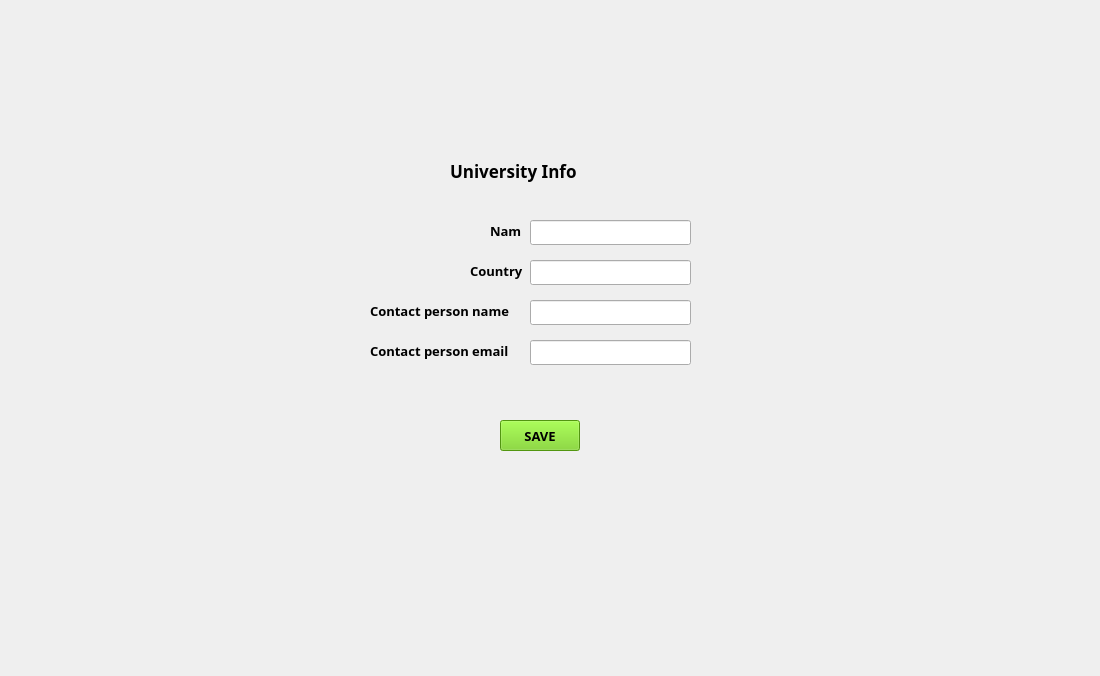
<?xml version="1.0" encoding="UTF-8"?>
<ui version="4.0">
 <class>Form</class>
 <widget class="QWidget" name="Form">
  <property name="geometry">
   <rect>
    <x>0</x>
    <y>0</y>
    <width>1100</width>
    <height>676</height>
   </rect>
  </property>
  <property name="windowTitle">
   <string>Form</string>
  </property>
  <property name="styleSheet">
   <string notr="true">background-image: url(:/triupd.png);</string>
  </property>
  <widget class="QLabel" name="title_label">
   <property name="geometry">
    <rect>
     <x>450</x>
     <y>150</y>
     <width>161</width>
     <height>41</height>
    </rect>
   </property>
   <property name="font">
    <font>
     <family>Courier 10 Pitch</family>
     <pointsize>13</pointsize>
     <weight>75</weight>
     <bold>true</bold>
    </font>
   </property>
   <property name="styleSheet">
    <string notr="true">background:transparent;</string>
   </property>
   <property name="text">
    <string>University Info</string>
   </property>
  </widget>
  <widget class="QLabel" name="label_name">
   <property name="geometry">
    <rect>
     <x>490</x>
     <y>220</y>
     <width>31</width>
     <height>21</height>
    </rect>
   </property>
   <property name="font">
    <font>
     <family>Courier 10 Pitch</family>
     <pointsize>10</pointsize>
     <weight>75</weight>
     <bold>true</bold>
    </font>
   </property>
   <property name="styleSheet">
    <string notr="true">background:transparent;</string>
   </property>
   <property name="text">
    <string>Name</string>
   </property>
  </widget>
  <widget class="QLabel" name="label_country">
   <property name="geometry">
    <rect>
     <x>470</x>
     <y>260</y>
     <width>54</width>
     <height>21</height>
    </rect>
   </property>
   <property name="font">
    <font>
     <family>Courier 10 Pitch</family>
     <pointsize>10</pointsize>
     <weight>75</weight>
     <bold>true</bold>
    </font>
   </property>
   <property name="styleSheet">
    <string notr="true">background:transparent;</string>
   </property>
   <property name="text">
    <string>Country</string>
   </property>
  </widget>
  <widget class="QLabel" name="label_contactName">
   <property name="geometry">
    <rect>
     <x>370</x>
     <y>300</y>
     <width>151</width>
     <height>21</height>
    </rect>
   </property>
   <property name="font">
    <font>
     <family>Courier 10 Pitch</family>
     <pointsize>10</pointsize>
     <weight>75</weight>
     <bold>true</bold>
    </font>
   </property>
   <property name="styleSheet">
    <string notr="true">background:transparent;</string>
   </property>
   <property name="text">
    <string>Contact person name</string>
   </property>
  </widget>
  <widget class="QLabel" name="label_contactEmail">
   <property name="geometry">
    <rect>
     <x>370</x>
     <y>340</y>
     <width>161</width>
     <height>21</height>
    </rect>
   </property>
   <property name="font">
    <font>
     <family>Courier 10 Pitch</family>
     <pointsize>10</pointsize>
     <weight>75</weight>
     <bold>true</bold>
    </font>
   </property>
   <property name="styleSheet">
    <string notr="true">background:transparent;</string>
   </property>
   <property name="text">
    <string>Contact person email</string>
   </property>
  </widget>
  <widget class="QLineEdit" name="lineEdit_name">
   <property name="geometry">
    <rect>
     <x>530</x>
     <y>220</y>
     <width>161</width>
     <height>25</height>
    </rect>
   </property>
  </widget>
  <widget class="QLineEdit" name="lineEdit_country">
   <property name="geometry">
    <rect>
     <x>530</x>
     <y>260</y>
     <width>161</width>
     <height>25</height>
    </rect>
   </property>
  </widget>
  <widget class="QLineEdit" name="lineEdit_contactName">
   <property name="geometry">
    <rect>
     <x>530</x>
     <y>300</y>
     <width>161</width>
     <height>25</height>
    </rect>
   </property>
  </widget>
  <widget class="QLineEdit" name="lineEdit_contactEmail">
   <property name="geometry">
    <rect>
     <x>530</x>
     <y>340</y>
     <width>161</width>
     <height>25</height>
    </rect>
   </property>
  </widget>
  <widget class="QPushButton" name="pushButton_saveUni">
   <property name="geometry">
    <rect>
     <x>500</x>
     <y>420</y>
     <width>80</width>
     <height>31</height>
    </rect>
   </property>
   <property name="font">
    <font>
     <family>Courier 10 Pitch</family>
     <pointsize>10</pointsize>
     <weight>75</weight>
     <bold>true</bold>
    </font>
   </property>
   <property name="styleSheet">
    <string notr="true">background: rgb(115, 210, 22);</string>
   </property>
   <property name="text">
    <string>SAVE</string>
   </property>
  </widget>
 </widget>
 <resources/>
 <connections/>
</ui>
